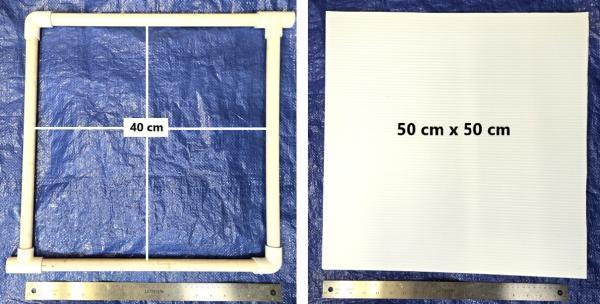
#> input picture assets/prop_photos/p4_0.jpg, 600 x 304 px
$ python -i board.py   (imports and definitions only)
#> lines starting #> are read from the running program, lines starting #| are printed output that depends on the picture; after the words box and inside, x2 and y2 are one past the last pixel; in counts of white or black regions, pixels touching at a corner belong together
#> further down, picture is the input picture: shape (304, 600, 3); mean B, G, R 186.4, 171.4, 165.6
"""在整幅 ROV 画面里找到白色样本板，返回它的外接框（带一点边距）。

ROV 是广角镜头，板子只占画面一小块；直接把 1920x1080 缩到 512 送进模型，
螃蟹只剩十几个像素。所以先找到板子、裁出来，再识别。
"""
from __future__ import annotations

import cv2
import numpy as np


def find_board(bgr: np.ndarray, margin: float = 0.06):
    """返回 (x0, y0, x1, y1)；找不到返回 None。"""
    h, w = bgr.shape[:2]
    s = 480 / w
    small = cv2.resize(bgr, (480, int(h * s)), interpolation=cv2.INTER_AREA)
    hsv = cv2.cvtColor(small, cv2.COLOR_BGR2HSV)
    # 板子：低饱和度 + 亮；池底瓷砖是高饱和度的蓝
    mask = ((hsv[..., 1] < 70) & (hsv[..., 2] > 150)).astype(np.uint8) * 255
    mask = cv2.morphologyEx(mask, cv2.MORPH_CLOSE, np.ones((9, 9), np.uint8))
    mask = cv2.morphologyEx(mask, cv2.MORPH_OPEN, np.ones((5, 5), np.uint8))
    cnts, _ = cv2.findContours(mask, cv2.RETR_EXTERNAL, cv2.CHAIN_APPROX_SIMPLE)
    best, best_score = None, 0.0
    for c in cnts:
        area = cv2.contourArea(c)
        if area < 0.01 * mask.size:
            continue
        hull = cv2.convexHull(c)
        solidity = area / max(cv2.contourArea(hull), 1)
        x, y, bw, bh = cv2.boundingRect(hull)
        # 排除画面顶部的水面反光/墙：它们又扁又贴着上边缘
        if y <= 1 and bh < 0.25 * mask.shape[0]:
            continue
        score = area * solidity
        if score > best_score:
            best, best_score = (x, y, bw, bh), score
    if best is None:
        return None
    x, y, bw, bh = best
    m = margin * max(bw, bh)
    x0 = int(max(0, (x - m) / s)); y0 = int(max(0, (y - m) / s))
    x1 = int(min(w, (x + bw + m) / s)); y1 = int(min(h, (y + bh + m) / s))
    return x0, y0, x1, y1


def board_mask(bgr: np.ndarray, width: int = 640):
#> called with width = 640
    h, w = bgr.shape[:2]
#> h = 304; w = 600
    s = width / w
#> s = 1.07
    small = cv2.resize(bgr, (width, int(h * s)), interpolation=cv2.INTER_AREA)
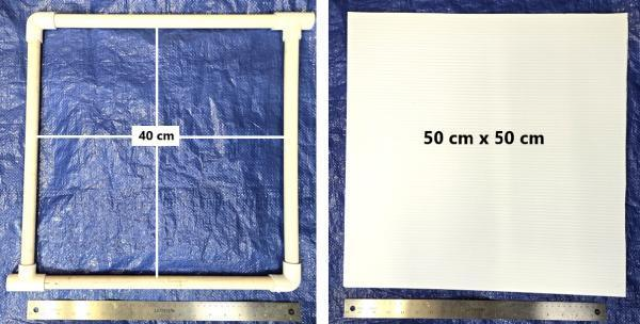
#> small: shape (324, 640, 3); mean B, G, R 186.3, 171.3, 165.5
    hsv = cv2.cvtColor(small, cv2.COLOR_BGR2HSV)
#> hsv: shape (324, 640, 3); mean H, S, V 71.5, 61.4, 195.1
    mask = ((hsv[..., 1] < 70) & (hsv[..., 2] > 150)).astype(np.uint8) * 255
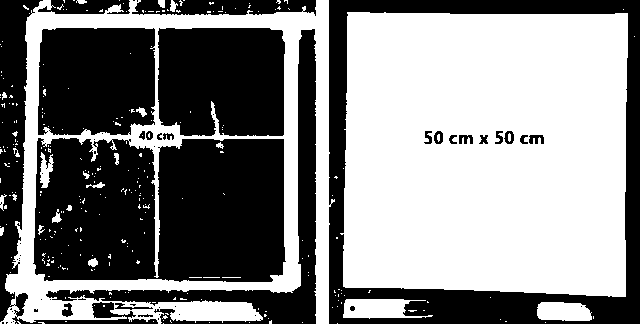
#> mask: shape (324, 640); 52.2% white; 59 black regions (34 under 20 px), largest, box (x1, y1, x2, y2) and area: (33, 138, 286, 282) 32835, (329, 0, 640, 324) 20404, (158, 28, 285, 136) 13065
    mask = cv2.morphologyEx(mask, cv2.MORPH_CLOSE, np.ones((11, 11), np.uint8))
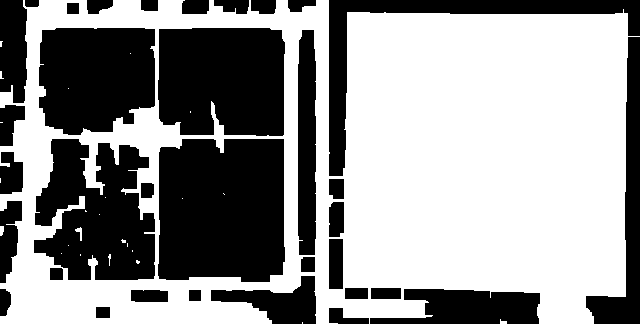
#> mask: shape (324, 640); 57.9% white; 34 black regions, largest, box (x1, y1, x2, y2) and area: (158, 139, 285, 282) 17160, (158, 28, 285, 136) 12913, (34, 139, 155, 280) 12328
    mask = cv2.morphologyEx(mask, cv2.MORPH_OPEN, np.ones((5, 5), np.uint8))
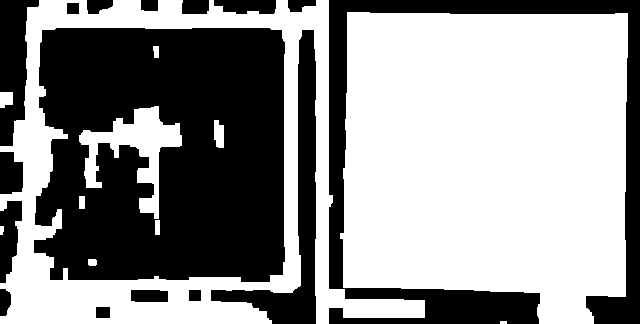
#> mask: shape (324, 640); 56.9% white; 16 black regions
    return mask, s


def find_quad(bgr: np.ndarray):
    """板子的四个角（原图坐标，顺时针，从最靠左上的角开始）；找不到返回 None。"""
    mask, s = board_mask(bgr)
#> s = 1.07
    cnts, _ = cv2.findContours(mask, cv2.RETR_EXTERNAL, cv2.CHAIN_APPROX_SIMPLE)
#> cnts = 5 contours, 1 with area under 20; largest, box (x1, y1, x2, y2) and area: (0, 0, 425, 324) 92822, (340, 12, 628, 324) 79123, (0, 92, 13, 108) 156, (0, 226, 4, 235) 22
    best, best_score = None, 0.0
    for c in cnts:
        area = cv2.contourArea(c)
        if area < 0.01 * mask.size:
            continue
        hull = cv2.convexHull(c)
        x, y, bw, bh = cv2.boundingRect(hull)
        if y <= 1 and bh < 0.25 * mask.shape[0]:
            continue
        score = area * area / max(cv2.contourArea(hull), 1)
        if score > best_score:
            best, best_score = hull, score
#> this loop made 5 passes
#> (area, x, y, bw, bh, score, best_score) on pass 4: (79123, 340, 12, 288, 312, 74600.2, 74600.2)
#> area on passes 2 to 3: 21.5, 156.5
#> after the loop, best = contour of 10 points, box (x1, y1, x2, y2) (340, 12, 628, 324), area 83920; best_score = 74600.2
    if best is None:
        return None
    peri = cv2.arcLength(best, True)
#> peri = 1133.4
    quad = None
    for k in np.linspace(0.01, 0.12, 23):
        ap = cv2.approxPolyDP(best, k * peri, True)
        if len(ap) == 4:
            quad = ap[:, 0, :].astype(np.float32)
            break
#> this loop made 5 passes
#> quad on pass 5: [[347, 12], [627, 13], [625, 296], [343, 287]]
    if quad is None:
        return None
    # 顺时针排序
    c = quad.mean(0)
#> c = [485.5, 152]
    ang = np.arctan2(quad[:, 1] - c[1], quad[:, 0] - c[0])
#> ang = [-2.35, -0.776, 0.801, 2.38]
    quad = quad[np.argsort(ang)]
    i0 = int(np.argmin(quad[:, 0] + quad[:, 1]))
#> i0 = 0
    quad = np.roll(quad, -i0, axis=0)
    return quad / s

>>> import cv2
>>> picture = cv2.imread('../assets/prop_photos/p4_0.jpg')
>>> result = find_quad(picture)
#> result = [[325.3, 11.25], [587.8, 12.19], [585.9, 277.5], [321.6, 269.1]]

$ run again, on assets/prop_photos/p4_1.jpg
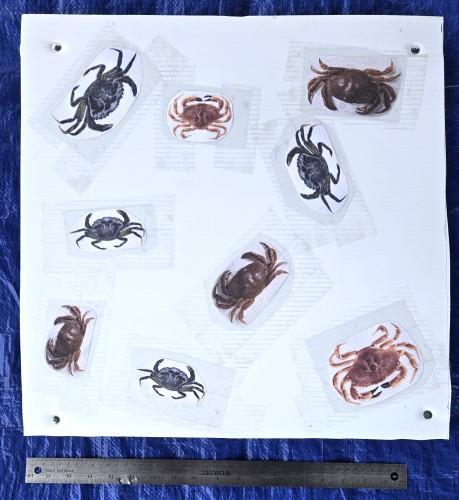
#> input picture assets/prop_photos/p4_1.jpg, 459 x 500 px
#> picture is the input picture: shape (500, 459, 3); mean B, G, R 206.1, 184.8, 176.6
#> hsv: shape (697, 640, 3); mean H, S, V 111, 53.6, 206.9
#> in board_mask, `mask = ((hsv[..., 1] < 70) & (hsv[..., 2] > 150)).astype(np.uint8) * 255`:
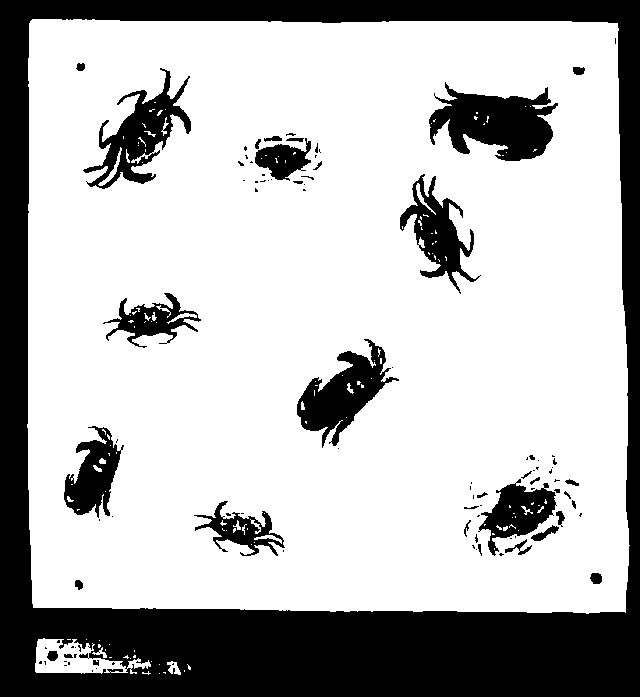
#> mask: shape (697, 640); 72.4% white; 100 black regions (65 under 20 px), largest, box (x1, y1, x2, y2) and area: (0, 0, 640, 697) 92847, (429, 82, 558, 161) 5956, (297, 339, 399, 448) 4416
#> in board_mask, `mask = cv2.morphologyEx(mask, cv2.MORPH_CLOSE, np.ones((11, 11), np.ui..`:
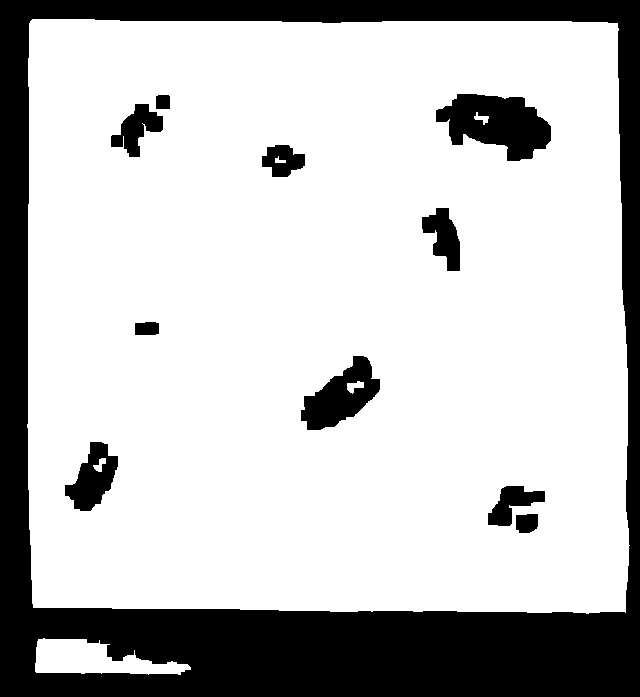
#> mask: shape (697, 640); 75.9% white; 11 black regions, largest, box (x1, y1, x2, y2) and area: (0, 0, 640, 697) 91875, (436, 94, 551, 161) 4852, (301, 356, 380, 430) 3055
#> in find_quad, `mask, s = board_mask(bgr)`: s = 1.39
#> cnts = 2 contours; box (x1, y1, x2, y2) and area: (28, 19, 629, 613) 349616, (35, 639, 189, 674) 3181
#> the loop in find_quad, `for c in cnts:` made 2 passes
#> (area, x, y, bw, bh, score, best_score) on pass 2: (349616.5, 28, 19, 601, 594, 347587.8, 347587.8)
#> after the loop in find_quad, `for c in cnts:`: best = contour of 21 points, box (x1, y1, x2, y2) (28, 19, 629, 613), area 351657; best_score = 347587.8
#> peri = 2354.6
#> the loop in find_quad, `for k in np.linspace(0.01, 0.12, 23):` made 1 pass
#> quad on pass 1: [[30, 21], [617, 23], [625, 611], [33, 607]]
#> c = [326.2, 315.5]
#> ang = [-2.36, -0.788, 0.78, 2.36]
#> i0 = 0
#> result = [[21.52, 15.06], [442.5, 16.5], [448.2, 438.2], [23.67, 435.3]]
